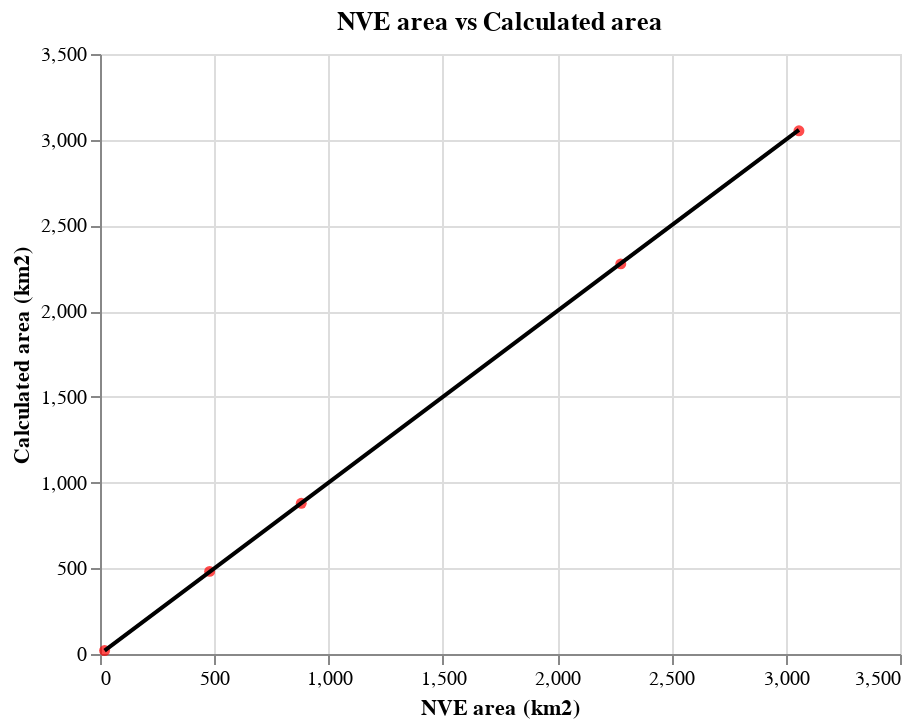

Notebook cell for this chart:
### Code cell
# Check nivapy areas ~ NVE areas where available
scatter_plot = (
    alt.Chart(nve_stn_df)
    .mark_circle(color="red")
    .encode(
        x=alt.X("nve_upstream_area_km2", title="NVE area (km2)"),
        y=alt.Y("upstream_area_km2", title="Calculated area (km2)"),
        tooltip=["station_id", "nve_upstream_area_km2", "upstream_area_km2"],
    )
    .properties(title="NVE area vs Calculated area")
)
line = (
    alt.Chart(nve_stn_df)
    .mark_line(color="black")
    .encode(x="nve_upstream_area_km2", y="nve_upstream_area_km2")
)
plot = scatter_plot + line
plot

### Figure 1 — Vega-Lite specification as saved in the notebook (floating-point values rounded to 4 significant figures)
{"config": {"view": {"continuousWidth": 400, "continuousHeight": 300}}, "layer": [{"mark": {"type": "circle", "color": "red"}, "encoding": {"tooltip": [{"field": "station_id", "type": "nominal"}, {"field": "nve_upstream_area_km2", "type": "quantitative"}, {"field": "upstream_area_km2", "type": "quantitative"}], "x": {"field": "nve_upstream_area_km2", "title": "NVE area (km2)", "type": "quantitative"}, "y": {"field": "upstream_area_km2", "title": "Calculated area (km2)", "type": "quantitative"}}, "title": "NVE area vs Calculated area"}, {"mark": {"type": "line", "color": "black"}, "encoding": {"x": {"field": "nve_upstream_area_km2", "type": "quantitative"}, "y": {"field": "nve_upstream_area_km2", "type": "quantitative"}}}], "data": {"name": "data-d389f6703be28ae338860ad821050f95"}, "$schema": "https://vega.github.io/schema/vega-lite/v4.17.0.json", "datasets": {"data-d389f6703be28ae338860ad821050f95": [{"station_id": "121.22.0", "station_name": "Syrstad", "lat": 63.03, "lon": 9.728, "nve_upstream_area_km2": 2278.0, "regine": "121.B421", "upstream_area_km2": 2276.0}, {"station_id": "123.20.0", "station_name": "Rate", "lat": 63.38, "lon": 10.39, "nve_upstream_area_km2": 3058.0, "regine": "123.A2", "upstream_area_km2": 3052.0}, {"station_id": "126.2.0", "station_name": "Engstad", "lat": 63.69, "lon": 11.16, "nve_upstream_area_km2": 20.13, "regine": "126.4Z", "upstream_area_km2": 19.88}, {"station_id": "127.13.0", "station_name": "Dillfoss", "lat": 63.76, "lon": 11.77, "nve_upstream_area_km2": 479.6, "regine": "127.AA0", "upstream_area_km2": 481.9}, {"station_id": "127.6.0", "station_name": "Grunnfoss", "lat": 63.79, "lon": 11.81, "nve_upstream_area_km2": 880.4, "regine": "127.B1", "upstream_area_km2": 878.8}]}}
